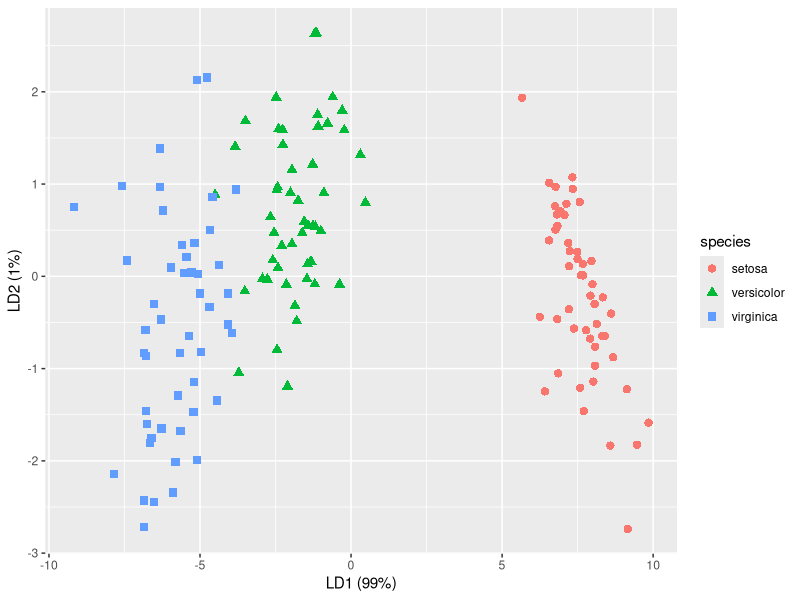

Recreate this plot in R.
# Data Mining 2018-1
# Lab session for R

# 3. LDA

# install and load packages
install.packages("MASS")
install.packages("ggplot2")
library(MASS)
library(ggplot2)
library(scales)

# load dataset
data(iris)
data <- iris

# partition data into training and test dataset
set.seed(100) # setting seed to generate random number
train_index <- sample(1:nrow(data), 0.7*nrow(data))
train_set <- data[train_index,]
test_set <- data[-train_index,]

# make linear discriminant analysis model
# "." in the formula argument means that we use all the remaining variables in data as covariates
# The prior argument sets the prior probabilities of class membership
# If unspecified, the class proportions for the training set are used
# If present, the probabilities should be specified in the order of the factor levels
LDAModel <- lda(Species ~ ., data, prior = c(1,1,1)/3, subset=train_index)

# compute the amount of the between-group variance that is explained by each linear discriminant
prop = LDAModel$svd^2/sum(LDAModel$svd^2)

# predict classes of test set
predicted <- predict(object = LDAModel, newdata = test_set)
head(predicted$class) # classification result
head(predicted$posterior, 3) # posterior probabilities
head(predicted$x, 3) # LD projections

LDAModel <- lda(Species ~ ., data, prior = c(1,1,1)/3)
predicted <- predict(object = LDAModel, newdata = iris)
# visualize LDA model
dataset = data.frame(species = iris[,"Species"], lda = predicted$x)
plt <- ggplot(dataset) + 
  geom_point(aes(lda.LD1, lda.LD2, colour = species, shape = species), size = 2.5) + 
  labs(x = paste("LD1 (", percent(prop[1]), ")", sep=""),
       y = paste("LD2 (", percent(prop[2]), ")", sep=""))

plt
